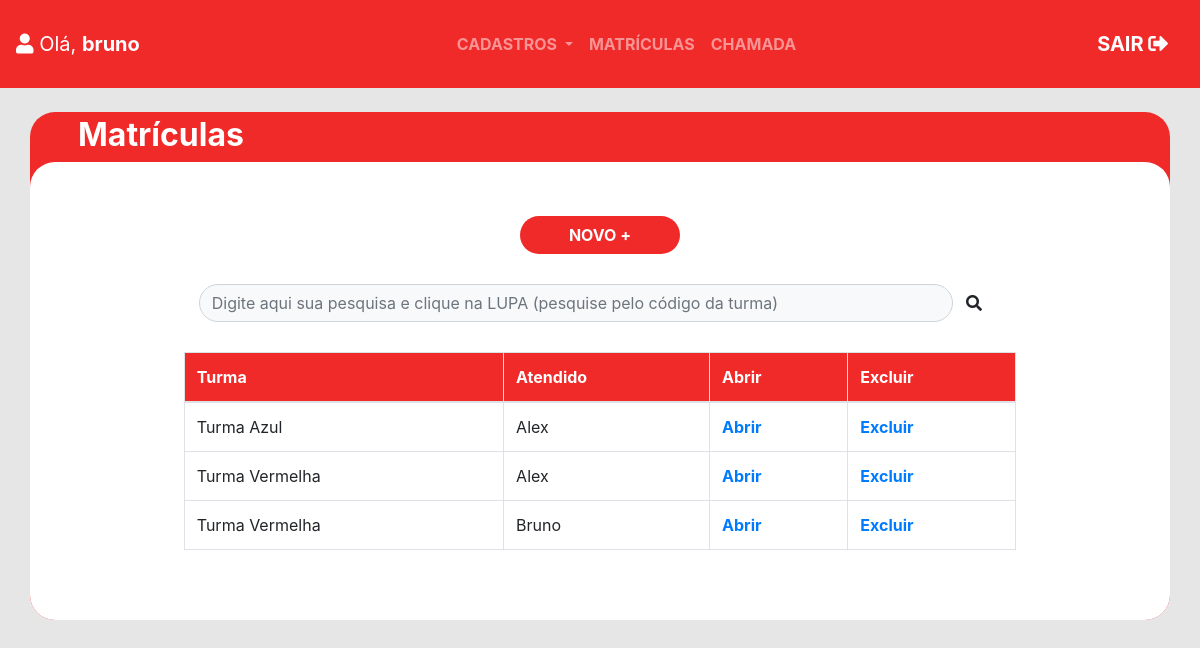
The page /matriculas/ (signed in) on the database its author committed.
### caritas_app/models.py (models this page shows)
class Turma_Atendido(models.Model):
    cod_turma_atendido = models.AutoField(auto_created=True, primary_key=True)
    cod_atendido = models.ForeignKey(Atendido, on_delete=models.CASCADE)
    cod_turma = models.ForeignKey(Turma, on_delete=models.CASCADE)
    class Meta:
        db_table = 'turma_atendido'
        unique_together = (('cod_atendido', 'cod_turma')) #cod_turma_atendido

class Turma(models.Model):
    cod_turma = models.AutoField(auto_created=True, primary_key=True)
    nome_turma = models.CharField(max_length=15, null=False)
    cod_atividade = models.ForeignKey(Atividade, on_delete=models.CASCADE)
    def __str__(self):
        return self.nome_turma
    class Meta:
        db_table = 'turma'
        unique_together = (('cod_atividade', 'nome_turma'))

class Atendido(models.Model):
    cod_atendido = models.AutoField(auto_created=True, primary_key=True)
    nome_atendido = models.CharField(max_length=50, null=False)
    ra_atendido = models.CharField(max_length=20, null=False)
    nis_atendido = models.CharField(max_length=11, null=False)
    nascimento_atendido = models.DateField(null=False)
    rua_atendido = models.CharField(max_length=50, null=False)
    numero_atendido = models.CharField(max_length=5, null=False)
    bairro_atendido = models.CharField(max_length=30, null=False)
    cidade_atendido = models.CharField(max_length=30, null=False)
    telefone_atendido = models.CharField(max_length=11, null=False)
    email_atendido = models.EmailField(max_length=30)
    cod_responsavel = models.ForeignKey(Responsavel, on_delete=models.CASCADE)
    class Meta:
        db_table = 'atendido'
    def __str__(self):
        return self.nome_atendido

### caritas_app/views.py (the view)
# urls.py: path('matriculas/', views.matriculas, name='url_matriculados'),
@login_required(login_url='/login/')
def matriculas(request):
    matricula = tabela.Turma_Atendido.objects.all()
    pesquisa = request.GET.get('pesquisa')
    if pesquisa: #Caso exista uma pesquisa
        matricula = tabela.Turma_Atendido.objects.filter(cod_turma=pesquisa)
    dados = {'matriculas': matricula}
    return render(request, 'matriculas.html', dados)

### caritas_app/templates/matriculas.html (shortened to what this page needs)
<!DOCTYPE html>
<html lang="pt-br">
<head>
  {% include "partials/head.html" %}
</head>
<body style="background-color: #E6E6E6">
  {% include "partials/navbar.html" %}
  <br>
  <div class="container px-0 " style="background-color: #F02929;border-radius: 25px">
    <h2 class="font-weight-bolder ml-5 pt-1 text-white"> Matrículas </h2>
    <div class="container-fluid bg-white " style="border-radius: 25px">
      <div style="height: 30px"></div>
      <br>
      <div class="text-center">
        <a href="{% url 'url_matricular' %}">
          <button type="button" class="btn text-white px-5 font-weight-bolder"
            style="background-color: #F02929;border-radius: 25px"> NOVO +</button>
        </a>
      </div>
      <div style="height: 30px"></div>
      <div class="container w-75 mx-auto">
        <form class="form-inline" method="GET">
          <input type="text" class="form-control bg-light" placeholder="Digite aqui sua pesquisa e clique na LUPA (pesquise pelo código da turma)"
            name="pesquisa" style="width: 94%;border-radius: 25px">
          <button type="submit" class="btn"><i class="fas fa-search"></i></button>
        </form>
      </div>
      <div style="height: 30px"></div>
      <div class="w-75 mx-auto">
        <table class="table table-hover table-bordered">
          <thead style="background-color: #F02929; color: white">
            <tr>
              <th>Turma</th>
              <th>Atendido</th>
              <th>Abrir</th>
              <th>Excluir</th>
            </tr>
          </thead>
          <tbody>
            {% for matricula in matriculas %}
              <tr>
                <td>{{ matricula.cod_turma }}</td>
                <td>{{ matricula.cod_atendido }}</td>
                <th><a href="{% url 'url_matricula_update' matricula.cod_turma_atendido %}">Abrir</th></a>
                <th><a href="{% url 'url_matricula_delete' matricula.cod_turma_atendido %}">Excluir</th></a>
              </tr>
            {% endfor %}
          </tbody>
        </table>
      </div>
      <br>
      <div style="height: 30px"></div>
    </div>
  </div>
</body>
</html>

### caritas_app/templates/partials/navbar.html (shortened to what this page needs)
<nav class="navbar navbar-expand-sm navbar-dark pt-4 pb-4" style="background-color: #F02929">
    <a class="navbar-brand justify-content-middle" href="{% url 'url_menu' %}"><i class="fas fa-user"></i> Olá, <span
        class="font-weight-bolder"> {{ user.get_username }}</span></a>
    <div class="collapse navbar-collapse" id="collapsibleNavbar">
      <ul class="navbar-nav font-weight-bolder mx-auto">
        <li class="nav-item dropdown">
          <a class="nav-link dropdown-toggle" href="#" id="navbardrop" data-toggle="dropdown">
            CADASTROS
          </a>
        </li>
        <li class="nav-item">
          <a class="nav-link" href="{% url 'url_matriculados' %}">MATRÍCULAS</a>
        </li>
        <li class="nav-item">
          <a class="nav-link" href="{% url 'url_chamadas' %}">CHAMADA</a>
        </li>
      </ul>
      <a class="navbar-brand justify-content-end font-weight-bolder" href="{% url 'url_logout' %}">SAIR <i
          class="fas fa-sign-out-alt"></i></a>
    </div>
  </nav>

### rows shown on the page
Turma_Atendido: cod_turma "Turma Azul", cod_atendido "Alex"
Turma_Atendido: cod_turma "Turma Vermelha", cod_atendido "Alex"
Turma_Atendido: cod_turma "Turma Vermelha", cod_atendido "Bruno"

### other values the page prints
{{ user.get_username }} "bruno"
